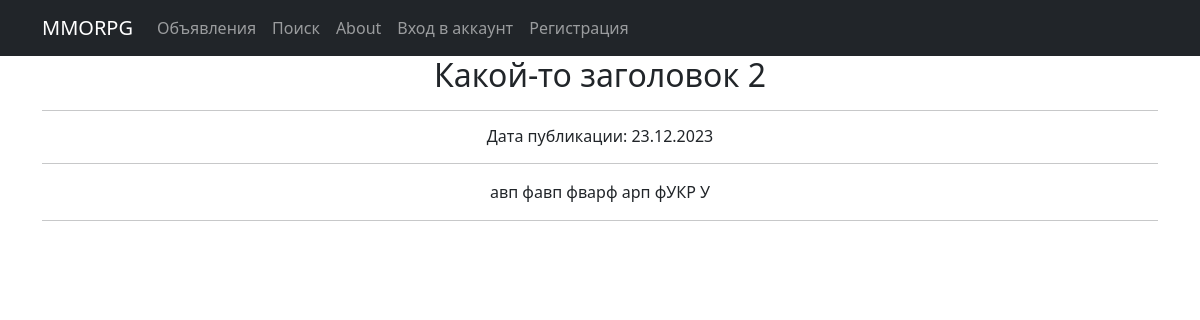
Screenshot of /posts/post3 with the database file from the repository.
### board/models.py (models this page shows, shortened)
class Post(models.Model):
    title = models.CharField(max_length=255)
    text = RichTextField()
    created_at = models.DateTimeField(auto_now_add=True)
    category = models.CharField(max_length=3, choices=CATEGORY, )
    user = models.ForeignKey(User, on_delete=models.CASCADE)
    CATEGORY = CATEGORY

### board/views.py (the view)
# urls.py: path('post<int:pk>', PostDetail.as_view(), name='post_detail'),
class PostDetail(DetailView):
    model = Post
    template_name = 'post_detail.html'
    context_object_name = 'post_detail'

### templates/post_detail.html (shortened to what this page needs)
{% extends 'flatpages/default.html' %}
{% block content %}
    <h2>{{ post_detail.title }}</h2>
    <hr>
    <h6>Дата публикации: {{ post_detail.created_at|date:'d.m.Y' }}</h6>
    <hr>
    {{ post_detail.text}}
    <hr>
{% endblock content %}

### rows the page displays
Post: title "Какой-то заголовок 2", created_at "23.12.2023", text "авп фавп фварф арп фУКР У"
